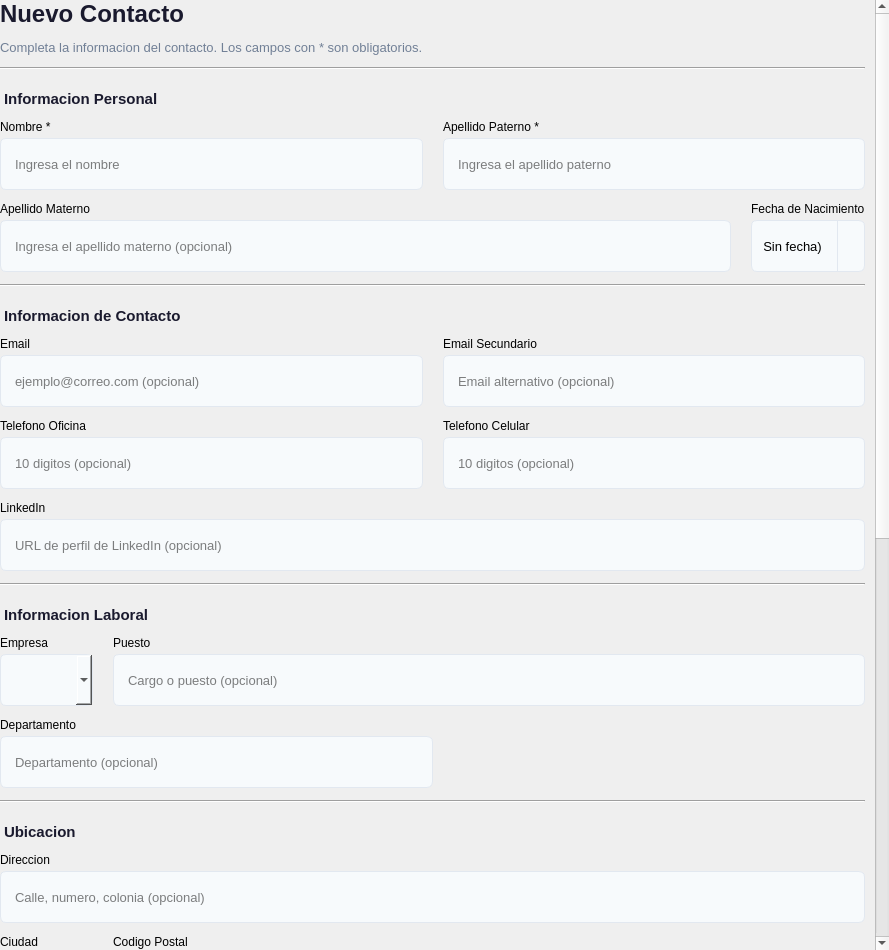
<?xml version="1.0" encoding="UTF-8"?>
<ui version="4.0">
 <class>ContactoForm</class>
 <widget class="QWidget" name="ContactoForm">
  <property name="geometry">
   <rect>
    <x>0</x>
    <y>0</y>
    <width>889</width>
    <height>950</height>
   </rect>
  </property>
  <property name="styleSheet">
   <string notr="true">
/* === FORM GLOBAL === */
QWidget#ContactoForm {
    background-color: transparent;
}

/* === LABELS === */
QLabel#form_titulo {
    font-size: 24px;
    font-weight: bold;
    color: #1a1a2e;
}
QLabel#form_subtitulo {
    font-size: 13px;
    color: #718096;
}
QLabel#seccionPersonal, QLabel#seccionContacto, QLabel#seccionLaboral, QLabel#seccionUbicacion, QLabel#seccionAsignacion {
    font-size: 15px;
    font-weight: bold;
    color: #1a1a2e;
    padding-top: 8px;
}
QLabel.fieldLabel {
    font-size: 13px;
    color: #2d3748;
    font-weight: 600;
}

/* === INPUTS === */
QLineEdit, QComboBox, QDateEdit {
    padding: 8px 12px;
    border: 1px solid #e2e8f0;
    border-radius: 6px;
    background-color: #f7fafc;
    font-size: 13px;
    min-height: 34px;
}
QLineEdit:focus, QComboBox:focus, QDateEdit:focus {
    border: 1px solid #4a90d9;
    background-color: white;
}
QLineEdit:hover, QComboBox:hover, QDateEdit:hover {
    border: 1px solid #cbd5e0;
}
QDateEdit::drop-down {
    border: none;
    border-left: 1px solid #e2e8f0;
    width: 26px;
}

/* === CHECKBOX === */
QCheckBox#check_contacto_principal, QCheckBox#check_no_contactar, QCheckBox#check_activo {
    font-size: 13px;
    color: #2d3748;
    spacing: 8px;
}
QCheckBox#check_contacto_principal::indicator, QCheckBox#check_no_contactar::indicator, QCheckBox#check_activo::indicator {
    width: 18px;
    height: 18px;
    border: 2px solid #e2e8f0;
    border-radius: 4px;
    background-color: #f7fafc;
}
QCheckBox#check_contacto_principal::indicator:checked, QCheckBox#check_no_contactar::indicator:checked, QCheckBox#check_activo::indicator:checked {
    background-color: #4a90d9;
    border-color: #4a90d9;
}
QCheckBox#check_contacto_principal::indicator:hover, QCheckBox#check_no_contactar::indicator:hover, QCheckBox#check_activo::indicator:hover {
    border-color: #cbd5e0;
}

/* === BUTTONS === */
QPushButton#btn_guardar {
    background-color: #4a90d9;
    color: white;
    border: none;
    border-radius: 6px;
    font-size: 14px;
    font-weight: 600;
    padding: 10px 24px;
    min-height: 38px;
}
QPushButton#btn_guardar:hover {
    background-color: #3a7bc8;
}
QPushButton#btn_guardar:pressed {
    background-color: #2a6bb8;
}
QPushButton#btn_limpiar, QPushButton#btn_cancelar {
    background-color: white;
    color: #2d3748;
    border: 1px solid #e2e8f0;
    border-radius: 6px;
    font-size: 14px;
    font-weight: 500;
    padding: 10px 20px;
    min-height: 38px;
}
QPushButton#btn_limpiar:hover, QPushButton#btn_cancelar:hover {
    background-color: #f7fafc;
    border-color: #cbd5e0;
}

/* === SEPARATOR === */
QFrame#separator1, QFrame#separator2, QFrame#separator3, QFrame#separator4, QFrame#separator5, QFrame#separator6 {
    color: #e2e8f0;
}

/* === ETIQUETAS SECTION === */
QLabel#seccionEtiquetas {
    font-size: 15px;
    font-weight: bold;
    color: #1a1a2e;
    padding-top: 8px;
}
QPushButton#btn_add_etiqueta {
    background-color: #48bb78;
    color: white;
    border: none;
    border-radius: 6px;
    font-size: 13px;
    font-weight: 600;
    padding: 8px 16px;
    min-height: 34px;
    min-width: 80px;
}
QPushButton#btn_add_etiqueta:hover {
    background-color: #38a169;
}
QPushButton#btn_add_etiqueta:pressed {
    background-color: #2f855a;
}
QPushButton#btn_quitar_etiqueta {
    background-color: white;
    color: #e53e3e;
    border: 1px solid #e53e3e;
    border-radius: 6px;
    font-size: 13px;
    padding: 6px 14px;
    min-height: 30px;
}
QPushButton#btn_quitar_etiqueta:hover {
    background-color: #fff5f5;
}
QListWidget#lista_etiquetas_asignadas {
    border: 1px solid #e2e8f0;
    border-radius: 6px;
    background-color: #f7fafc;
    font-size: 13px;
}
   </string>
  </property>
  <layout class="QVBoxLayout" name="formMainLayout">
   <property name="leftMargin"><number>0</number></property>
   <property name="topMargin"><number>0</number></property>
   <property name="rightMargin"><number>0</number></property>
   <property name="bottomMargin"><number>0</number></property>
   <item>
    <widget class="QScrollArea" name="scrollArea">
     <property name="frameShape"><enum>QFrame::NoFrame</enum></property>
     <property name="widgetResizable"><bool>true</bool></property>
     <widget class="QWidget" name="scrollContent">
      <property name="styleSheet">
       <string notr="true">QWidget#scrollContent { background-color: transparent; }</string>
      </property>
      <layout class="QVBoxLayout" name="scrollLayout">
       <property name="spacing"><number>12</number></property>
       <property name="leftMargin"><number>0</number></property>
       <property name="topMargin"><number>0</number></property>
       <property name="rightMargin"><number>10</number></property>
       <property name="bottomMargin"><number>10</number></property>

       <!-- TITULO -->
       <item>
        <widget class="QLabel" name="form_titulo">
         <property name="text"><string>Nuevo Contacto</string></property>
        </widget>
       </item>
       <item>
        <widget class="QLabel" name="form_subtitulo">
         <property name="text"><string>Completa la informacion del contacto. Los campos con * son obligatorios.</string></property>
         <property name="wordWrap"><bool>true</bool></property>
        </widget>
       </item>

       <!-- SEPARATOR 1 -->
       <item>
        <widget class="QFrame" name="separator1">
         <property name="frameShape"><enum>QFrame::HLine</enum></property>
         <property name="frameShadow"><enum>QFrame::Sunken</enum></property>
        </widget>
       </item>

       <!-- SECCION: Informacion Personal -->
       <item>
        <widget class="QLabel" name="seccionPersonal">
         <property name="text"><string>Informacion Personal</string></property>
        </widget>
       </item>

       <!-- Row 1: Nombre + Apellido Paterno -->
       <item>
        <layout class="QHBoxLayout" name="row1Layout">
         <property name="spacing"><number>20</number></property>
         <item>
          <layout class="QVBoxLayout" name="nombreLayout">
           <property name="spacing"><number>4</number></property>
           <item>
            <widget class="QLabel" name="label_nombre">
             <property name="text"><string>Nombre *</string></property>
            </widget>
           </item>
           <item>
            <widget class="QLineEdit" name="input_nombre">
             <property name="placeholderText"><string>Ingresa el nombre</string></property>
            </widget>
           </item>
          </layout>
         </item>
         <item>
          <layout class="QVBoxLayout" name="apellidoPLayout">
           <property name="spacing"><number>4</number></property>
           <item>
            <widget class="QLabel" name="label_apellido_paterno">
             <property name="text"><string>Apellido Paterno *</string></property>
            </widget>
           </item>
           <item>
            <widget class="QLineEdit" name="input_apellido_paterno">
             <property name="placeholderText"><string>Ingresa el apellido paterno</string></property>
            </widget>
           </item>
          </layout>
         </item>
        </layout>
       </item>

       <!-- Row 2: Apellido Materno + Fecha Nacimiento -->
       <item>
        <layout class="QHBoxLayout" name="row2Layout">
         <property name="spacing"><number>20</number></property>
         <item>
          <layout class="QVBoxLayout" name="apellidoMLayout">
           <property name="spacing"><number>4</number></property>
           <item>
            <widget class="QLabel" name="label_apellido_materno">
             <property name="text"><string>Apellido Materno</string></property>
            </widget>
           </item>
           <item>
            <widget class="QLineEdit" name="input_apellido_materno">
             <property name="placeholderText"><string>Ingresa el apellido materno (opcional)</string></property>
            </widget>
           </item>
          </layout>
         </item>
         <item>
          <layout class="QVBoxLayout" name="fechaNacLayout">
           <property name="spacing"><number>4</number></property>
           <item>
            <widget class="QLabel" name="label_fecha_nacimiento">
             <property name="text"><string>Fecha de Nacimiento</string></property>
            </widget>
           </item>
           <item>
            <widget class="QDateEdit" name="input_fecha_nacimiento">
             <property name="calendarPopup"><bool>true</bool></property>
             <property name="displayFormat"><string>yyyy-MM-dd</string></property>
             <property name="specialValueText"><string>(Sin fecha)</string></property>
             <property name="minimumDate"><date><year>1900</year><month>1</month><day>1</day></date></property>
             <property name="date"><date><year>1900</year><month>1</month><day>1</day></date></property>
            </widget>
           </item>
          </layout>
         </item>
        </layout>
       </item>

       <!-- SEPARATOR 2 -->
       <item>
        <widget class="QFrame" name="separator2">
         <property name="frameShape"><enum>QFrame::HLine</enum></property>
         <property name="frameShadow"><enum>QFrame::Sunken</enum></property>
        </widget>
       </item>

       <!-- SECCION: Informacion de Contacto -->
       <item>
        <widget class="QLabel" name="seccionContacto">
         <property name="text"><string>Informacion de Contacto</string></property>
        </widget>
       </item>

       <!-- Row 3: Email + Email Secundario -->
       <item>
        <layout class="QHBoxLayout" name="row3Layout">
         <property name="spacing"><number>20</number></property>
         <item>
          <layout class="QVBoxLayout" name="emailLayout">
           <property name="spacing"><number>4</number></property>
           <item>
            <widget class="QLabel" name="label_email">
             <property name="text"><string>Email</string></property>
            </widget>
           </item>
           <item>
            <widget class="QLineEdit" name="input_email">
             <property name="placeholderText"><string>ejemplo@correo.com (opcional)</string></property>
            </widget>
           </item>
          </layout>
         </item>
         <item>
          <layout class="QVBoxLayout" name="emailSecLayout">
           <property name="spacing"><number>4</number></property>
           <item>
            <widget class="QLabel" name="label_email_secundario">
             <property name="text"><string>Email Secundario</string></property>
            </widget>
           </item>
           <item>
            <widget class="QLineEdit" name="input_email_secundario">
             <property name="placeholderText"><string>Email alternativo (opcional)</string></property>
            </widget>
           </item>
          </layout>
         </item>
        </layout>
       </item>

       <!-- Row 4: Telefono Oficina + Telefono Celular -->
       <item>
        <layout class="QHBoxLayout" name="row4Layout">
         <property name="spacing"><number>20</number></property>
         <item>
          <layout class="QVBoxLayout" name="telOficinaLayout">
           <property name="spacing"><number>4</number></property>
           <item>
            <widget class="QLabel" name="label_telefono_oficina">
             <property name="text"><string>Telefono Oficina</string></property>
            </widget>
           </item>
           <item>
            <widget class="QLineEdit" name="input_telefono_oficina">
             <property name="maxLength"><number>10</number></property>
             <property name="placeholderText"><string>10 digitos (opcional)</string></property>
            </widget>
           </item>
          </layout>
         </item>
         <item>
          <layout class="QVBoxLayout" name="telCelularLayout">
           <property name="spacing"><number>4</number></property>
           <item>
            <widget class="QLabel" name="label_telefono_celular">
             <property name="text"><string>Telefono Celular</string></property>
            </widget>
           </item>
           <item>
            <widget class="QLineEdit" name="input_telefono_celular">
             <property name="maxLength"><number>10</number></property>
             <property name="placeholderText"><string>10 digitos (opcional)</string></property>
            </widget>
           </item>
          </layout>
         </item>
        </layout>
       </item>

       <!-- Row 5: LinkedIn URL (ancho completo) -->
       <item>
        <layout class="QVBoxLayout" name="linkedinLayout">
         <property name="spacing"><number>4</number></property>
         <item>
          <widget class="QLabel" name="label_linkedin_url">
           <property name="text"><string>LinkedIn</string></property>
          </widget>
         </item>
         <item>
          <widget class="QLineEdit" name="input_linkedin_url">
           <property name="placeholderText"><string>URL de perfil de LinkedIn (opcional)</string></property>
          </widget>
         </item>
        </layout>
       </item>

       <!-- SEPARATOR 3 -->
       <item>
        <widget class="QFrame" name="separator3">
         <property name="frameShape"><enum>QFrame::HLine</enum></property>
         <property name="frameShadow"><enum>QFrame::Sunken</enum></property>
        </widget>
       </item>

       <!-- SECCION: Informacion Laboral -->
       <item>
        <widget class="QLabel" name="seccionLaboral">
         <property name="text"><string>Informacion Laboral</string></property>
        </widget>
       </item>

       <!-- Row 6: Empresa + Puesto -->
       <item>
        <layout class="QHBoxLayout" name="row6Layout">
         <property name="spacing"><number>20</number></property>
         <item>
          <layout class="QVBoxLayout" name="empresaLayout">
           <property name="spacing"><number>4</number></property>
           <item>
            <widget class="QLabel" name="label_empresa">
             <property name="text"><string>Empresa</string></property>
            </widget>
           </item>
           <item>
            <widget class="QComboBox" name="combo_empresa"/>
           </item>
          </layout>
         </item>
         <item>
          <layout class="QVBoxLayout" name="puestoLayout">
           <property name="spacing"><number>4</number></property>
           <item>
            <widget class="QLabel" name="label_puesto">
             <property name="text"><string>Puesto</string></property>
            </widget>
           </item>
           <item>
            <widget class="QLineEdit" name="input_puesto">
             <property name="placeholderText"><string>Cargo o puesto (opcional)</string></property>
            </widget>
           </item>
          </layout>
         </item>
        </layout>
       </item>

       <!-- Row 7: Departamento -->
       <item>
        <layout class="QHBoxLayout" name="row7Layout">
         <property name="spacing"><number>20</number></property>
         <item>
          <layout class="QVBoxLayout" name="departamentoLayout">
           <property name="spacing"><number>4</number></property>
           <item>
            <widget class="QLabel" name="label_departamento">
             <property name="text"><string>Departamento</string></property>
            </widget>
           </item>
           <item>
            <widget class="QLineEdit" name="input_departamento">
             <property name="placeholderText"><string>Departamento (opcional)</string></property>
            </widget>
           </item>
          </layout>
         </item>
         <item>
          <spacer name="row7Spacer">
           <property name="orientation"><enum>Qt::Horizontal</enum></property>
           <property name="sizeHint" stdset="0">
            <size><width>40</width><height>20</height></size>
           </property>
          </spacer>
         </item>
        </layout>
       </item>

       <!-- SEPARATOR 4 -->
       <item>
        <widget class="QFrame" name="separator4">
         <property name="frameShape"><enum>QFrame::HLine</enum></property>
         <property name="frameShadow"><enum>QFrame::Sunken</enum></property>
        </widget>
       </item>

       <!-- SECCION: Ubicacion -->
       <item>
        <widget class="QLabel" name="seccionUbicacion">
         <property name="text"><string>Ubicacion</string></property>
        </widget>
       </item>

       <!-- Row 8: Direccion (ancho completo) -->
       <item>
        <layout class="QVBoxLayout" name="direccionLayout">
         <property name="spacing"><number>4</number></property>
         <item>
          <widget class="QLabel" name="label_direccion">
           <property name="text"><string>Direccion</string></property>
          </widget>
         </item>
         <item>
          <widget class="QLineEdit" name="input_direccion">
           <property name="placeholderText"><string>Calle, numero, colonia (opcional)</string></property>
          </widget>
         </item>
        </layout>
       </item>

       <!-- Row 9: Ciudad + Codigo Postal -->
       <item>
        <layout class="QHBoxLayout" name="row9Layout">
         <property name="spacing"><number>20</number></property>
         <item>
          <layout class="QVBoxLayout" name="ciudadLayout">
           <property name="spacing"><number>4</number></property>
           <item>
            <widget class="QLabel" name="label_ciudad">
             <property name="text"><string>Ciudad</string></property>
            </widget>
           </item>
           <item>
            <widget class="QComboBox" name="combo_ciudad"/>
           </item>
          </layout>
         </item>
         <item>
          <layout class="QVBoxLayout" name="cpLayout">
           <property name="spacing"><number>4</number></property>
           <item>
            <widget class="QLabel" name="label_codigo_postal">
             <property name="text"><string>Codigo Postal</string></property>
            </widget>
           </item>
           <item>
            <widget class="QLineEdit" name="input_codigo_postal">
             <property name="maxLength"><number>5</number></property>
             <property name="placeholderText"><string>5 digitos (opcional)</string></property>
            </widget>
           </item>
          </layout>
         </item>
        </layout>
       </item>

       <!-- SEPARATOR 5 -->
       <item>
        <widget class="QFrame" name="separator5">
         <property name="frameShape"><enum>QFrame::HLine</enum></property>
         <property name="frameShadow"><enum>QFrame::Sunken</enum></property>
        </widget>
       </item>

       <!-- SECCION: Asignacion y Estado -->
       <item>
        <widget class="QLabel" name="seccionAsignacion">
         <property name="text"><string>Asignacion y Estado</string></property>
        </widget>
       </item>

       <!-- Row 10: Origen + Propietario -->
       <item>
        <layout class="QHBoxLayout" name="row10Layout">
         <property name="spacing"><number>20</number></property>
         <item>
          <layout class="QVBoxLayout" name="origenLayout">
           <property name="spacing"><number>4</number></property>
           <item>
            <widget class="QLabel" name="label_origen">
             <property name="text"><string>Origen</string></property>
            </widget>
           </item>
           <item>
            <widget class="QComboBox" name="combo_origen"/>
           </item>
          </layout>
         </item>
         <item>
          <layout class="QVBoxLayout" name="propietarioLayout">
           <property name="spacing"><number>4</number></property>
           <item>
            <widget class="QLabel" name="label_propietario">
             <property name="text"><string>Propietario</string></property>
            </widget>
           </item>
           <item>
            <widget class="QComboBox" name="combo_propietario"/>
           </item>
          </layout>
         </item>
        </layout>
       </item>

       <!-- Row 11: Checkboxes -->
       <item>
        <layout class="QHBoxLayout" name="row11Layout">
         <property name="spacing"><number>20</number></property>
         <item>
          <widget class="QCheckBox" name="check_contacto_principal">
           <property name="text"><string>Contacto principal</string></property>
          </widget>
         </item>
         <item>
          <widget class="QCheckBox" name="check_no_contactar">
           <property name="text"><string>No contactar</string></property>
          </widget>
         </item>
         <item>
          <widget class="QCheckBox" name="check_activo">
           <property name="text"><string>Contacto activo</string></property>
           <property name="checked"><bool>true</bool></property>
          </widget>
         </item>
         <item>
          <spacer name="checkboxSpacer">
           <property name="orientation"><enum>Qt::Horizontal</enum></property>
           <property name="sizeHint" stdset="0">
            <size><width>40</width><height>20</height></size>
           </property>
          </spacer>
         </item>
        </layout>
       </item>

       <!-- SEPARATOR 6 -->
       <item>
        <widget class="QFrame" name="separator6">
         <property name="frameShape"><enum>QFrame::HLine</enum></property>
         <property name="frameShadow"><enum>QFrame::Sunken</enum></property>
        </widget>
       </item>

       <!-- SECCION: Etiquetas (solo visible al editar) -->
       <item>
        <widget class="QWidget" name="sectionEtiquetas">
         <layout class="QVBoxLayout" name="etiquetasLayout">
          <property name="spacing"><number>8</number></property>
          <property name="leftMargin"><number>0</number></property>
          <property name="topMargin"><number>0</number></property>
          <property name="rightMargin"><number>0</number></property>
          <property name="bottomMargin"><number>0</number></property>
          <item>
           <widget class="QLabel" name="seccionEtiquetas">
            <property name="text"><string>Etiquetas</string></property>
           </widget>
          </item>
          <item>
           <layout class="QHBoxLayout" name="etiquetasAddRow">
            <property name="spacing"><number>8</number></property>
            <item>
             <widget class="QComboBox" name="combo_add_etiqueta"/>
            </item>
            <item>
             <widget class="QPushButton" name="btn_add_etiqueta">
              <property name="cursor"><cursorShape>PointingHandCursor</cursorShape></property>
              <property name="text"><string>Agregar</string></property>
             </widget>
            </item>
           </layout>
          </item>
          <item>
           <widget class="QListWidget" name="lista_etiquetas_asignadas">
            <property name="maximumHeight"><number>120</number></property>
           </widget>
          </item>
          <item>
           <layout class="QHBoxLayout" name="etiquetasQuitarRow">
            <item>
             <widget class="QPushButton" name="btn_quitar_etiqueta">
              <property name="cursor"><cursorShape>PointingHandCursor</cursorShape></property>
              <property name="text"><string>Quitar seleccionada</string></property>
             </widget>
            </item>
            <item>
             <spacer name="etiquetasQuitarSpacer">
              <property name="orientation"><enum>Qt::Horizontal</enum></property>
              <property name="sizeHint" stdset="0">
               <size><width>40</width><height>20</height></size>
              </property>
             </spacer>
            </item>
           </layout>
          </item>
         </layout>
        </widget>
       </item>

       <!-- SPACER -->
       <item>
        <spacer name="formBottomSpacer">
         <property name="orientation"><enum>Qt::Vertical</enum></property>
         <property name="sizeType"><enum>QSizePolicy::Fixed</enum></property>
         <property name="sizeHint" stdset="0">
          <size><width>20</width><height>10</height></size>
         </property>
        </spacer>
       </item>

       <!-- BUTTONS -->
       <item>
        <layout class="QHBoxLayout" name="buttonsLayout">
         <property name="spacing"><number>12</number></property>
         <item>
          <widget class="QPushButton" name="btn_guardar">
           <property name="cursor"><cursorShape>PointingHandCursor</cursorShape></property>
           <property name="text"><string>Guardar Contacto</string></property>
          </widget>
         </item>
         <item>
          <widget class="QPushButton" name="btn_limpiar">
           <property name="cursor"><cursorShape>PointingHandCursor</cursorShape></property>
           <property name="text"><string>Limpiar</string></property>
          </widget>
         </item>
         <item>
          <widget class="QPushButton" name="btn_cancelar">
           <property name="cursor"><cursorShape>PointingHandCursor</cursorShape></property>
           <property name="text"><string>Cancelar</string></property>
          </widget>
         </item>
         <item>
          <spacer name="buttonsSpacer">
           <property name="orientation"><enum>Qt::Horizontal</enum></property>
           <property name="sizeHint" stdset="0">
            <size><width>40</width><height>20</height></size>
           </property>
          </spacer>
         </item>
        </layout>
       </item>

       <!-- FINAL SPACER -->
       <item>
        <spacer name="finalSpacer">
         <property name="orientation"><enum>Qt::Vertical</enum></property>
         <property name="sizeHint" stdset="0">
          <size><width>20</width><height>40</height></size>
         </property>
        </spacer>
       </item>

      </layout>
     </widget>
    </widget>
   </item>
  </layout>
 </widget>
 <resources/>
 <connections/>
</ui>
